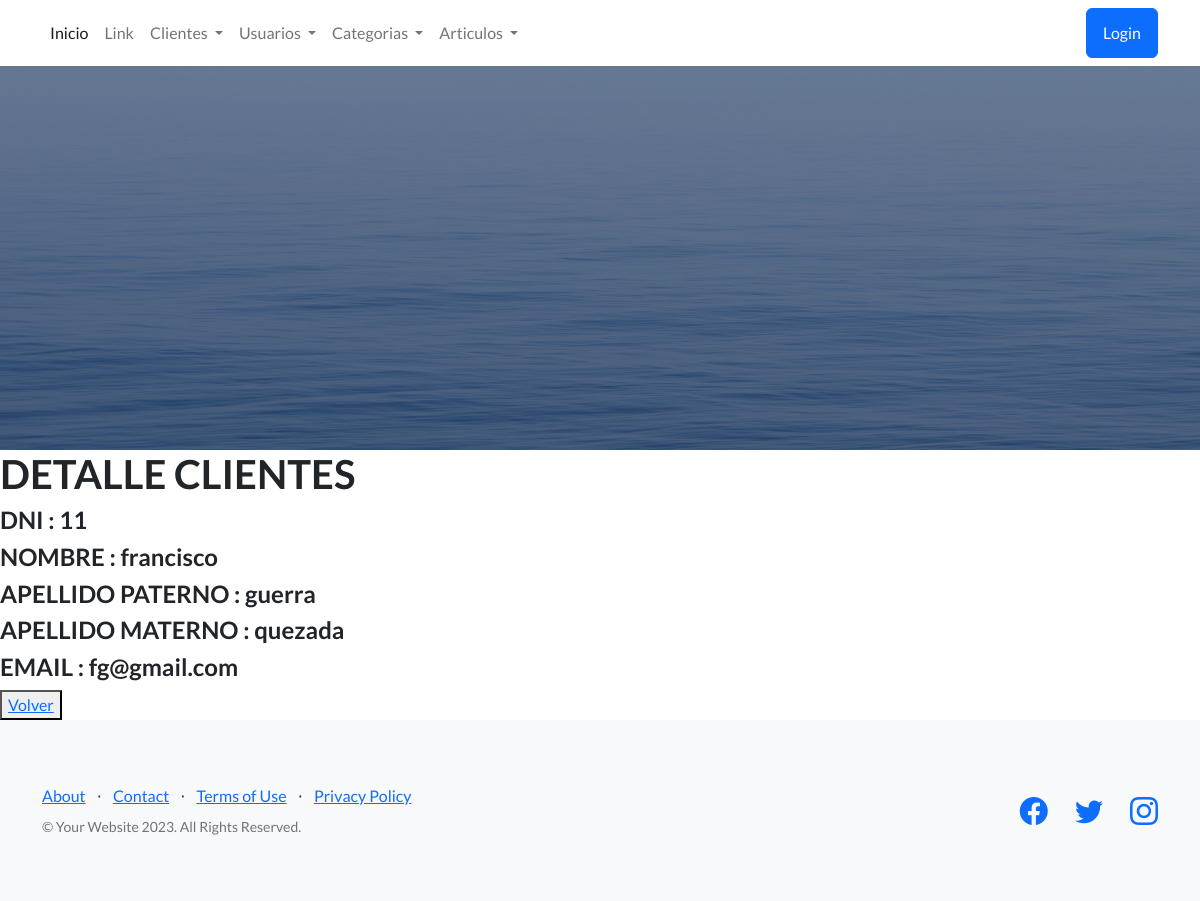
The app's page /app-coder/DetalleClientes/6/ with its own data.
### AppCoder/models.py (models this page shows, shortened)
class Clientes(models.Model):
    dni = models.CharField(max_length=9,null=False,blank=False)
    nombre = models.CharField(max_length=40,null=False,blank=False)
    apellidoPaterno = models.CharField(max_length=40)
    apellidoMaterno = models.CharField(max_length=40)
    email = models.EmailField()
    user = models.OneToOneField(User, on_delete=models.CASCADE)

### AppCoder/views.py (the view)
# urls.py: path('DetalleClientes/<pk>/', ClienteDetail.as_view(), name="DetalleClientes"),
class ClienteDetail(DetailView):
    model = Clientes
    template_name = "cliente_detail.html"
    context_object_name = "cliente"

### AppCoder/templates/cliente_detail.html
{% extends 'inicio.html' %}
{% block contenidoQuecambia %}
    <h1>DETALLE CLIENTES</h1>
    <h4>DNI              : {{cliente.dni}}</h4>
    <h4>NOMBRE           : {{cliente.nombre}}</h4>
    <h4>APELLIDO PATERNO : {{cliente.apellidoPaterno}}</h4>
    <h4>APELLIDO MATERNO : {{cliente.apellidoMaterno}}</h4>
    <h4>EMAIL            : {{cliente.email}}</h4>
    <button>
        <a href="{% url 'ListarClientes' %}" > Volver </a>
    </button>
{% endblock contenidoQuecambia %}

### records on screen
Clientes: dni "11", nombre "francisco", apellidoPaterno "guerra", apellidoMaterno "quezada", email "fg@gmail.com"
